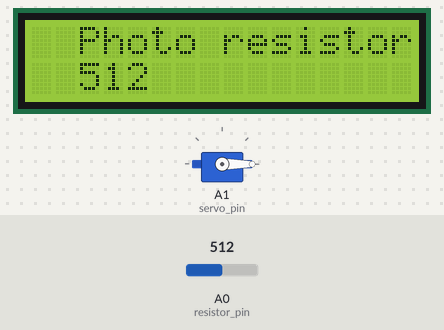
A sketch run on a simulated Arduino Uno, built with avr-gcc and run on an emulated ATmega328P. Shown: servo, 16×2 character LCD. The test bench sets the inputs (shaded band); at power-on: A0 (resistor_pin) = 512. What the sketch prints to the serial monitor is not drawn.

Above: at 1.2 s.
1.3 s: A0 (resistor_pin) set to 306
At 2.0 s:
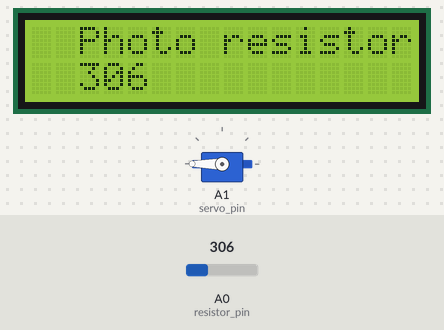
2.8 s: A0 (resistor_pin) set to 985
At 3.8 s:
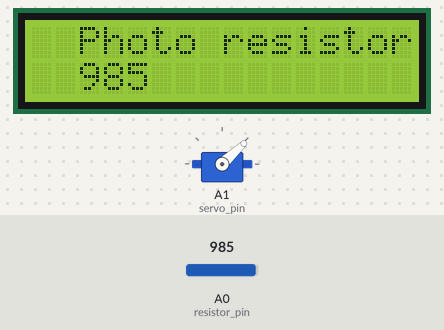
4.3 s: A0 (resistor_pin) set to 1015
At 5.5 s:
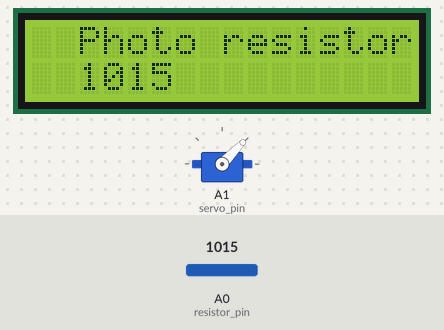
5.8 s: A0 (resistor_pin) set to 900
At 6.5 s:
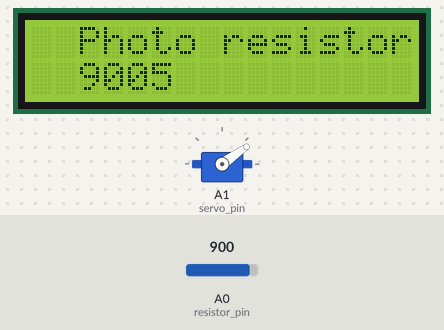
7.3 s: A0 (resistor_pin) set to 122
At 8.4 s:
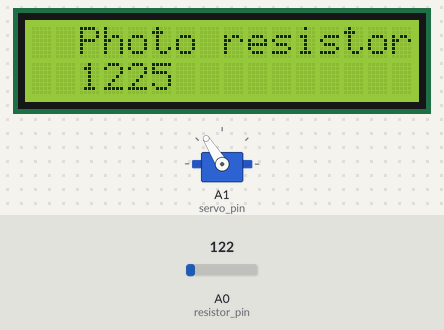
Timing chart, 0 to 9.8 s (numbered marks = the images above; inputs shaded):
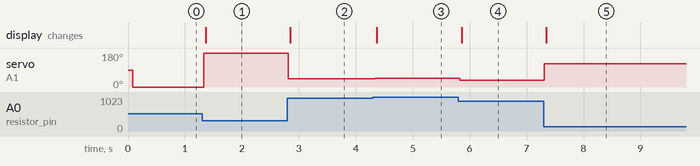

The sketch:

photo_resistor.ino
```cpp
#include <Servo.h>
#include <LiquidCrystal_I2C.h>
int resistor_pin = A0;
int servo_pin = A1;

Servo myservo;
int light_value;

LiquidCrystal_I2C lcd(0x27, 16,2);

void setup() {
  // put your setup code here, to run once:
  pinMode(resistor_pin,INPUT);
  myservo.attach(servo_pin);
  Serial.begin(9600);
  lcd.init();
  lcd.backlight();
  lcd.clear();
  lcd.setCursor(2,0);
  lcd.print("Photo resistor :");
}

void loop() {
  // put your main code here, to run repeatedly:
  light_value = analogRead(resistor_pin);
  lcd.setCursor(2,1);
  lcd.print(light_value);

  if(light_value > 0){
    myservo.write(light_value);
    Serial.println("Inside if");

  }


  Serial.println("Light  in the room");
  Serial.print(light_value);

}
```

Measured:
- after the input at 1.3 s, servo on A1 (servo_pin): 0° → 180° at once; the display: changes after 0.06 s (image 1)
- after the input at 2.8 s, servo on A1 (servo_pin): 180° → 43° at once; the display: changes after 0.05 s (image 2)
- after the input at 4.3 s, servo on A1 (servo_pin): 43° → 46° at once; the display: changes after 0.07 s (image 3)
- after the input at 5.8 s, servo on A1 (servo_pin): 46° → 35° at once; the display: changes after 0.06 s (image 4)
- after the input at 7.3 s, servo on A1 (servo_pin): 35° → 122° at once; the display: changes after 0.05 s (image 5)
